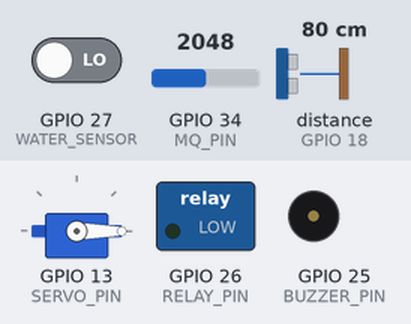
Recording of a sketch running on a simulated ESP32. Parts: servo, switched loads named in the sketch (green lamp = pin HIGH), buzzer (waves = sounding, pin HIGH). Inputs (shaded band) come from the test bench; at power-on: GPIO 27 (WATER_SENSOR) LOW, GPIO 34 (MQ_PIN) = 2048, distance to the obstacle (sensor on GPIO 18) 80 cm. The echo pulse lasts 58.3 µs per cm; pins used as bus, display or sensor lines are not drawn; what the sketch prints to the serial monitor is not drawn.

Above: at 0.1 s.
At 30.1 s:
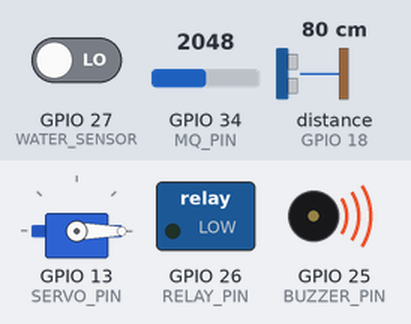
Timing chart, 0 to 31.6 s (numbered marks = the images above):
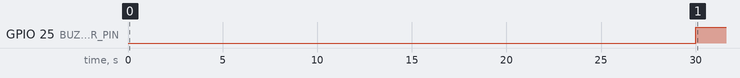

The sketch:

SmartHome.ino
```cpp
#include <ESP32Servo.h>

/* -------- PIN DEFINITIONS -------- */
// GAS
#define MQ_PIN 34
#define BUZZER_PIN 25
#define GAS_THRESHOLD 800

// WATER
#define WATER_SENSOR 27
#define RELAY_PIN 26

// DOOR
#define TRIG_PIN 5
#define ECHO_PIN 18
#define SERVO_PIN 13

/* -------- OBJECTS & VARIABLES -------- */
Servo doorServo;
bool doorOpen = false;

void setup() {
  Serial.begin(115200);

  /* ---- DOOR SETUP ---- */
  pinMode(TRIG_PIN, OUTPUT);
  pinMode(ECHO_PIN, INPUT);
  doorServo.attach(SERVO_PIN);
  doorServo.write(0); // Door closed

  /* ---- GAS SETUP ---- */
  pinMode(BUZZER_PIN, OUTPUT);
  digitalWrite(BUZZER_PIN, LOW);

  /* ---- WATER SETUP ---- */
  pinMode(WATER_SENSOR, INPUT);
  pinMode(RELAY_PIN, OUTPUT);
  digitalWrite(RELAY_PIN, LOW); // Pump ON initially

  // MQ-2 Warm-up
  Serial.println("MQ-2 warming up...");
  delay(30000);
  Serial.println("System Ready");
}

void loop() {

  /* ---------- DOOR SYSTEM ---------- */
  long duration;
  int distance;

  digitalWrite(TRIG_PIN, LOW);
  delayMicroseconds(2);
  digitalWrite(TRIG_PIN, HIGH);
  delayMicroseconds(10);
  digitalWrite(TRIG_PIN, LOW);

  duration = pulseIn(ECHO_PIN, HIGH, 25000);
  distance = duration * 0.034 / 2;

  if (distance > 0 && distance <= 10 && !doorOpen) {
    doorServo.write(90);
    doorOpen = true;
    Serial.println("🚗 Door Opened");
    delay(2000);
  }

  if (distance > 15 && doorOpen) {
    doorServo.write(0);
    doorOpen = false;
    Serial.println("🚧 Door Closed");
  }

  /* ---------- GAS SYSTEM (SILENT) ---------- */
  int gas = analogRead(MQ_PIN);

  if (gas > GAS_THRESHOLD) {
    digitalWrite(BUZZER_PIN, HIGH);  // Buzzer ON
  } else {
    digitalWrite(BUZZER_PIN, LOW);   // Buzzer OFF
  }

  /* ---------- WATER SYSTEM ---------- */
  int waterStatus = digitalRead(WATER_SENSOR);

  if (waterStatus == HIGH) {
    digitalWrite(RELAY_PIN, HIGH); // Pump OFF
    Serial.println("💧 Tank FULL → Pump OFF");
  } else {
    digitalWrite(RELAY_PIN, LOW);  // Pump ON
    Serial.println("💧 Tank Filling → Pump ON");
  }

  delay(1000);
}
```

Measured:
- by itself, GPIO 25 (BUZZER_PIN): LOW → HIGH at 30.0 s
